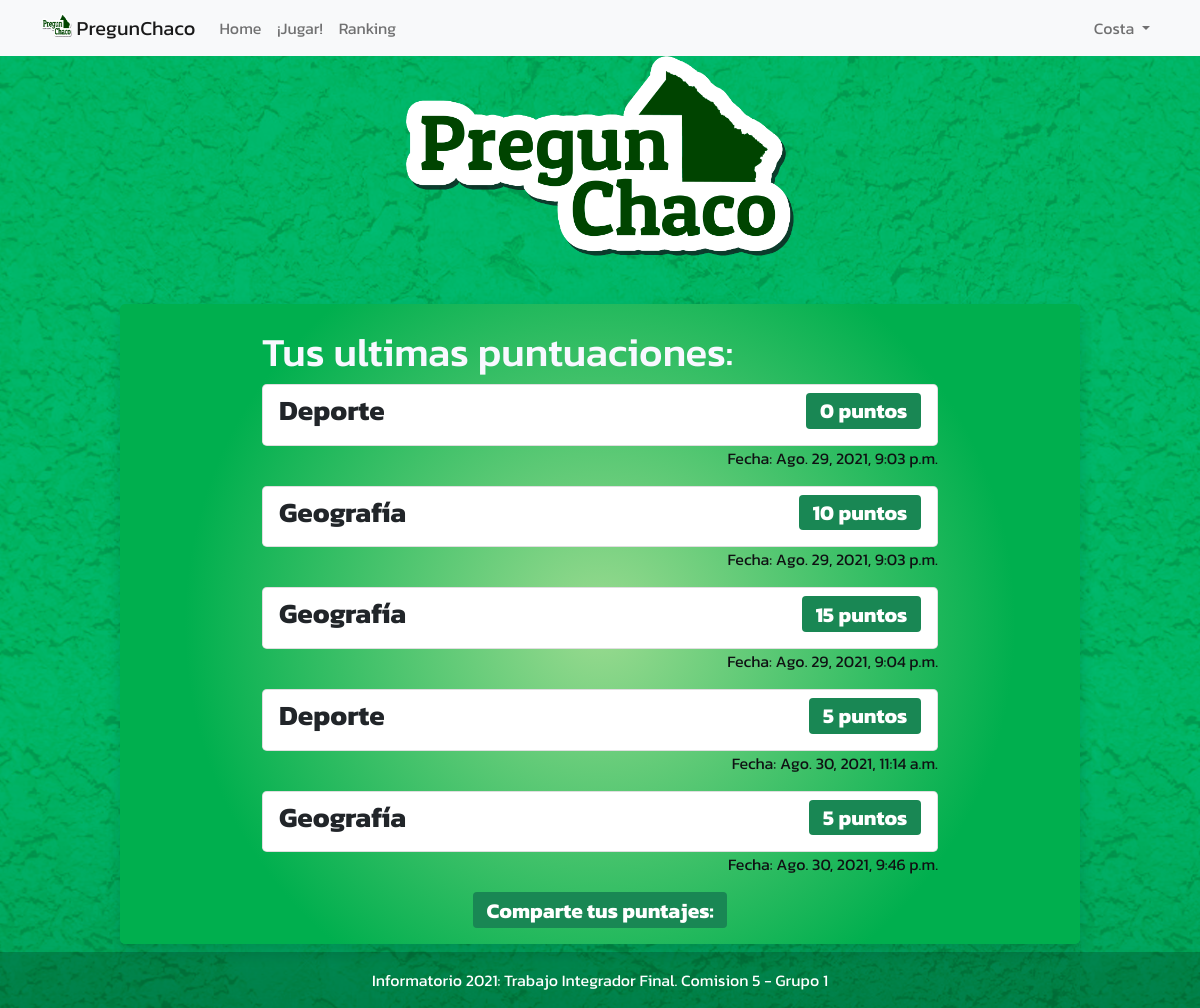
The app's page /puntaje (signed in) with its own data.
### apps/resultado/models.py (models this page shows, shortened)
class Puntaje(models.Model):
    categoria = models.CharField(max_length=20)
    user = models.ForeignKey(User, on_delete=models.CASCADE)
    puntaje = models.IntegerField()
    update = models.DateTimeField(auto_now_add=True)

### apps/resultado/views.py (the view)
# urls.py: path('puntaje',view_puntaje, name="puntaje"),
@login_required(login_url='/login')
def view_puntaje(request):
    user = request.user
    puntaje = Puntaje.objects.filter(user=user)
    context ={
        'puntaje' :puntaje,
    }
    return render(request,'puntajes/puntaje.html', context)

### templates/puntajes/puntaje.html (shortened to what this page needs)
{% extends 'base.html' %} {% block content%}
<div class="container mt-3" style="width: 700px;">
    <h1 style="color:ghostwhite">
        Tus ultimas puntuaciones:
    </h1>
    <ul class="list-group">
        {% for p in puntaje%}
        <li class="list-group-item
                           d-flex
                           justify-content-between
                           align-items-center
                           rounded-3">
            <h3><strong>{{p.categoria}}</strong></h3>
            <h3><span class="badge bg-success">
                {{p.puntaje}} puntos
            </span></h3>
        </li>
        <p style="text-align: end">Fecha: {{p.update}}</p>
        {% endfor %}
    </ul>
</div>
<head>
</head>
<h3><span class="badge bg-success">
    Comparte tus puntajes:
</span></h3>
<body>
</body>
</html>
{%endblock%}

### templates/navbar.html (shortened to what this page needs)
{% load static %} {% block navbar %}
<nav class="navbar navbar-expand-lg navbar-light bg-light">
    <div class="container">
        <a class="navbar-brand" href="/">
            <img src="{% static '/imagenes/Logo_PregunChaco_729_376.png'%}" alt="" width="30" height="24" class="d-inline-block align-text-top"> PregunChaco
        </a>
        <div class="collapse navbar-collapse" id="navbarSupportedContent">
            <ul class="navbar-nav me-auto mb-2 mb-lg-0">
                <li class="nav-item">
                    <a class="nav-link" href="/">Home</a>
                </li>
                <li class="nav-item">
                    <a class="nav-link" href="{% url 'trivia:categorias' %}">¡Jugar!</a>
                </li>
                <li class="nav-item">
                    <a class="nav-link" href="{% url 'ranking:ranking' %}">Ranking</a>
                </li>
            </ul>
            <ul class="navbar-nav ml-auto">
                <li class="nav-item dropdown">
                    <a class="nav-link dropdown-toggle" href="#" id="navbarDropdown" role="button" data-bs-toggle="dropdown" aria-expanded="false">
                        {{user.last_name}}
                    </a>
                </li>
            </ul>
        </div>
    </div>
</nav>
{% endblock %}

### static/css/base.css (style rules this page uses)
* { transition: all 0.3s; font-family: 'Kanit', sans-serif; ; }

### records on screen
Puntaje: categoria "Deporte", puntaje "0", update "Ago. 29, 2021, 9:03 p.m."
Puntaje: categoria "Geografía", puntaje "10", update "Ago. 29, 2021, 9:03 p.m."
Puntaje: categoria "Geografía", puntaje "15", update "Ago. 29, 2021, 9:04 p.m."
Puntaje: categoria "Deporte", puntaje "5", update "Ago. 30, 2021, 11:14 a.m."
Puntaje: categoria "Geografía", puntaje "5", update "Ago. 30, 2021, 9:46 p.m."

### other values on screen
{{ user.last_name }} "Costa"
